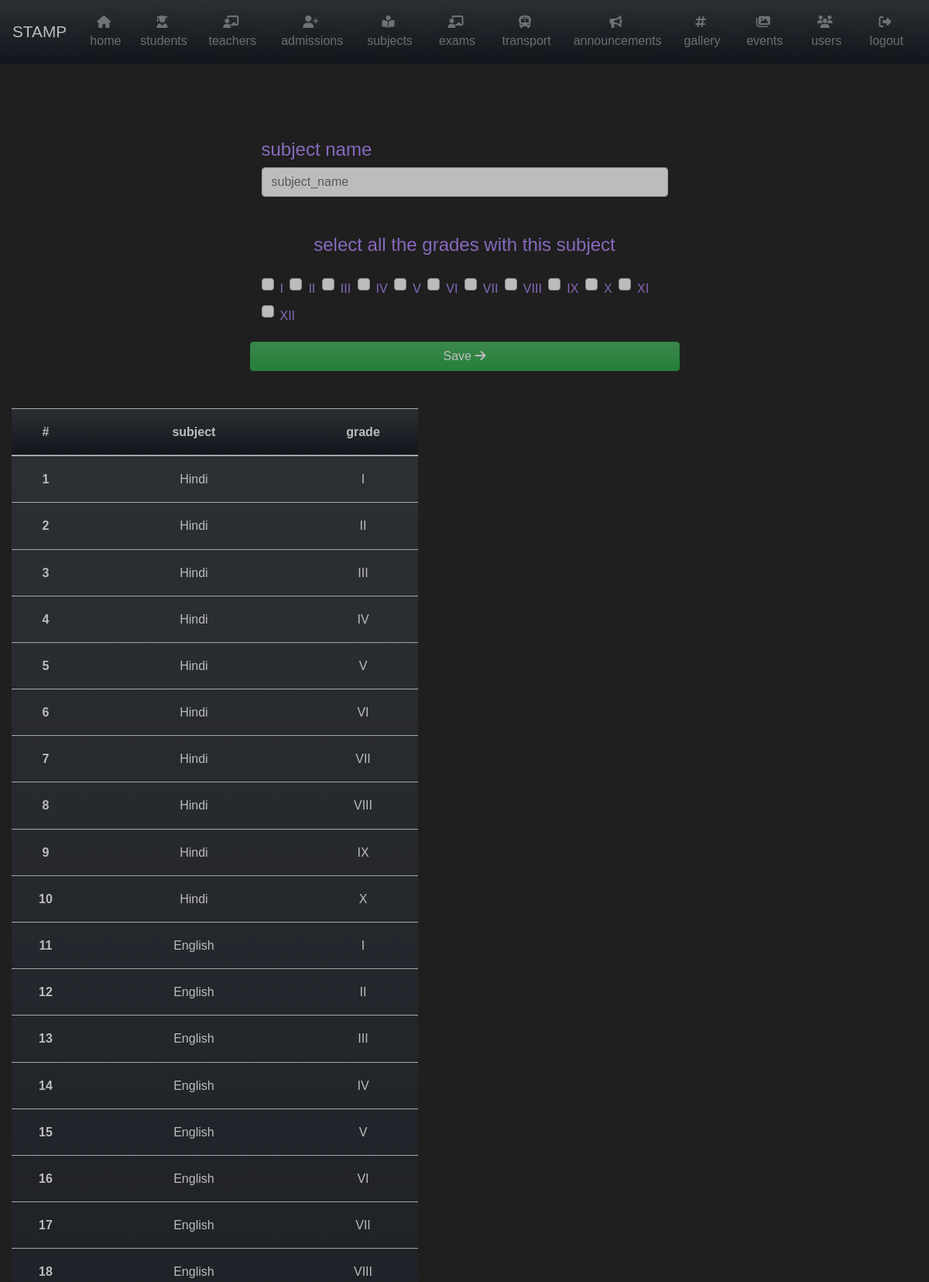
Screenshot of /add-subject (signed in, upper part) with the database file from the repository.
### lead/models.py (models this page shows, shortened)
class grade_master(models.Model):
    grade_name = models.CharField(max_length=4)
    def __str__(self):
        return self.grade_name

class subject_and_grade(models.Model):
    subject = models.ForeignKey(subject_master, on_delete=models.DO_NOTHING)
    grade = models.ForeignKey(grade_master, on_delete=models.DO_NOTHING)

class subject_master(models.Model):
    subject_name = models.CharField(max_length=65)
    def __str__(self):
        return f'{self.subject_name}'

### lead/views.py (the view, shortened to what this page needs)
# urls.py: path('add-subject', views.subject_create, name='add-subject'),
@login_required
def subject_create(request):
    gd = grade_master.objects.all()
    subjects = subject_and_grade.objects.all()
    context = {
        'grade': gd,
        'subjects': subjects
    }
    return render(request, 'lead/subject-form.html', context)

### lead/templates/lead/subject-form.html (shortened to what this page needs)
{% extends "lead/home.html" %} {% block content %}
<div class="container rounded mb-5" id='customforms'>
    <form action="{% url 'add-subject' %}" method="POST">
        <div class="form-group col-md-6 offset-md-3">
            <label for="subject_name">
                <h4 class="display-6 mt-5 mb-0 text-center text-secondary">subject name</h4>
            </label>
            <input type="text" class="form-control" id="subject_name" placeholder="subject_name" name="subject_name">
        </div>
        <div class="form-group col-md-6 offset-md-3">
            <h4 class="display-6 mt-5 mb-4 text-center text-secondary">
                select all the grades with this subject
            </h4>
            {%for gd in grade %}
            <div class="custom-control custom-checkbox d-inline grado">
                <label class="custom-control-label pr-1 text-secondary" for="grade{{gd.id}}">{{ gd }}</label>
            </div>
            {%endfor %}
        </div>
        <button class="btn btn-success text-white btn-block mt-2 col-md-6 offset-md-3 mb-4" type="submit">
            Save
            <i class="fas fa-arrow-right"></i>
        </button>
    </form>
</div>
<section>
    <div class="container row">
        <div class="table-responsive col-md-6 order-1 order-md-2">
            <table class="table">
                <thead class="text-white  bg-gradient-primary text-center">
                    <tr>
                        <th scope="col">#</th>
                        <th scope="col">subject</th>
                        <th scope="col">grade</th>
                    </tr>
                </thead>
                <tbody class="text-white  bg-gradient-primary text-center">
                    {% for sub in subjects%}
                    <tr class="text-center">
                        <th scope="row">{{sub.id}}</th>
                        <td>{{sub.subject}}</td>
                        <td>{{sub.grade}}</td>
                    </tr>
                    {% endfor %}
                </tbody>
            </table>
        </div>
    </div>
</section>
{% endblock content %}

### rows the page displays
grade_master: grade_name "I"
grade_master: grade_name "II"
grade_master: grade_name "III"
grade_master: grade_name "IV"
grade_master: grade_name "V"
grade_master: grade_name "VI"
grade_master: grade_name "VII"
grade_master: grade_name "VIII"
grade_master: grade_name "IX"
grade_master: grade_name "X"
grade_master: grade_name "XI"
grade_master: grade_name "XII"
subject_and_grade: id "1", subject "Hindi", grade "I"
subject_and_grade: id "2", subject "Hindi", grade "II"
subject_and_grade: id "3", subject "Hindi", grade "III"
subject_and_grade: id "4", subject "Hindi", grade "IV"
subject_and_grade: id "5", subject "Hindi", grade "V"
subject_and_grade: id "6", subject "Hindi", grade "VI"
subject_and_grade: id "7", subject "Hindi", grade "VII"
subject_and_grade: id "8", subject "Hindi", grade "VIII"
subject_and_grade: id "9", subject "Hindi", grade "IX"
subject_and_grade: id "10", subject "Hindi", grade "X"
subject_and_grade: id "11", subject "English", grade "I"
subject_and_grade: id "12", subject "English", grade "II"
subject_and_grade: id "13", subject "English", grade "III"
subject_and_grade: id "14", subject "English", grade "IV"
subject_and_grade: id "15", subject "English", grade "V"
subject_and_grade: id "16", subject "English", grade "VI"
subject_and_grade: id "17", subject "English", grade "VII"
subject_and_grade: id "18", subject "English", grade "VIII"
